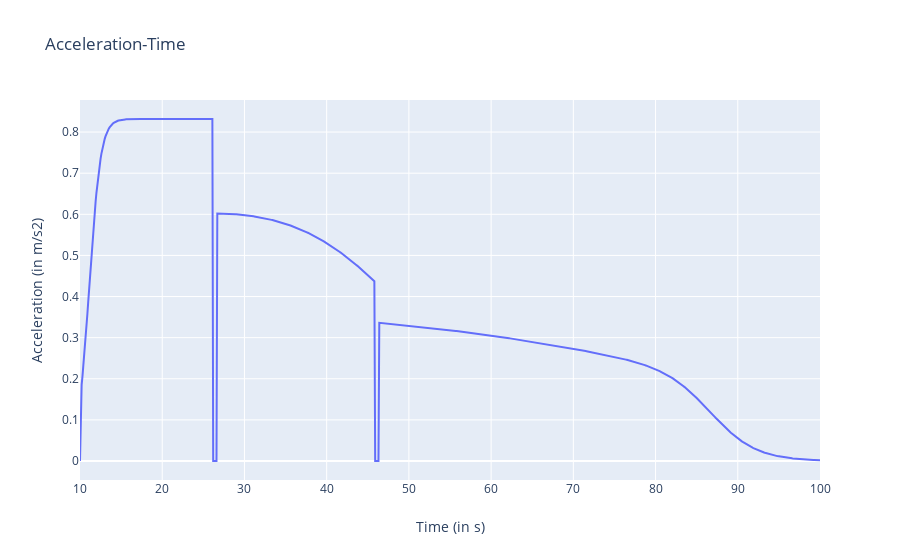

Notebook source saved alongside this figure:
### Markdown cell above
# Compute and plots acceleration versus time graph of the vehicle

### Code cell
layout = go.Layout(title="Acceleration-Time",
                xaxis=dict(title='Time (in s)'),
                yaxis=dict(title='Acceleration (in m/s2)'))
data = [dict(x=outputs['times'], y=outputs['accelerations'])]
fig = go.Figure(data=data, layout=layout)
iplot(fig)

### Figure 1 — Plotly figure (JSON) as saved in the notebook; plotly's stock layout.template omitted (floating-point values rounded to 4 significant figures; data arrays with more than 128 entries replaced by an {"elided": "..."} marker saying what was removed)
{"data": [{"type": "scatter", "x": {"elided": "901 float values"}, "y": {"elided": "901 float values"}}], "layout": {"title": {"text": "Acceleration-Time"}, "xaxis": {"title": {"text": "Time (in s)"}}, "yaxis": {"title": {"text": "Acceleration (in m/s2)"}}}}
